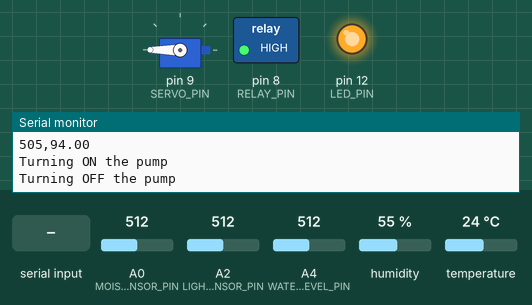
Recording of a sketch running on a simulated Arduino Uno, built with avr-gcc and run on an emulated ATmega328P. On the bench: servo, switched loads named in the sketch (green lamp = pin HIGH), output pins drawn as LEDs (lit = HIGH), the last lines printed to the serial monitor. The test bench sets the inputs (shaded band); at power-on: A0 (MOISTURESENSOR_PIN) = 512, A2 (LIGHTSENSOR_PIN) = 512, A4 (WATERLEVEL_PIN) = 512, humidity 55 %, temperature 24 °C. Pins used as bus, display or sensor lines are not drawn.

Above: at 13.4 s.
13.5 s: "<TEMP,90>" received over Serial
At 22.0 s:
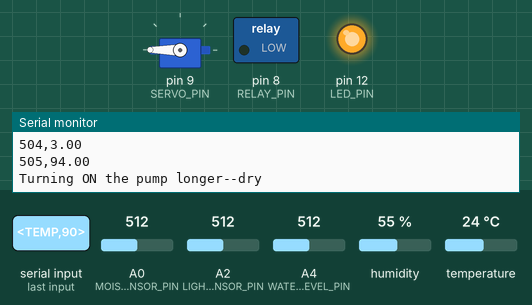
At 27.4 s:
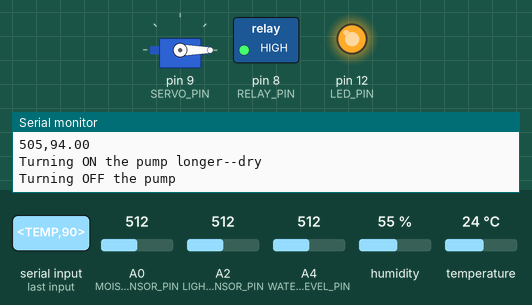
27.5 s: "<TEMP,,45>" received over Serial
At 33.5 s:
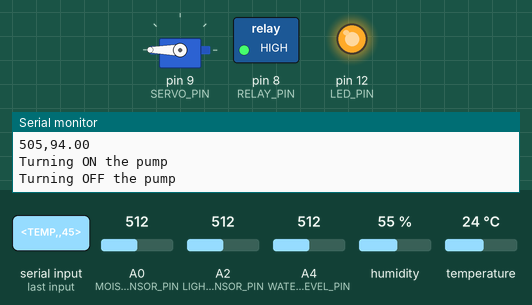
34.5 s: A0 (MOISTURESENSOR_PIN) set to 436
43.6 s: A0 (MOISTURESENSOR_PIN) set to 415
Timing chart, 0 to 46.6 s (numbered marks = the images above; inputs shaded):
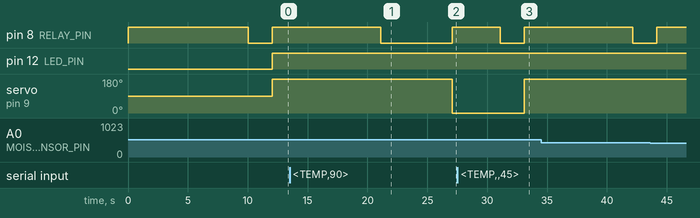

The sketch:

arduino_code_temp__.ino
```cpp
#include <DHT.h>
#include <Servo.h>

#define LIGHTSENSOR_PIN    A2   // SEN0043 TEMT600 ANALOG AMBIENT LIGHT SENSOR
#define dhtPin 2
#define dhtType DHT11
#define RELAY_PIN 8             // 5V relay connected to submersible water pump
#define MOISTURESENSOR_PIN A0   // SEN0193 ANALOG CAPACITIVE SOIL MOISTURE SENSOR
#define WATERLEVEL_PIN     A4
#define WATERLEVEL_POWER_PIN 7  // The water level sensor shouldn't be powered constantly
#define SERVO_PIN 9
#define LED_PIN 12


#define tempCODE         501
#define humidCODE        502
#define luminCODE        503
#define moistureCODE     504
#define waterlevelCODE   505

#define MIN_MOISTURE 35

DHT dht(dhtPin, dhtType);

float temp, humid, lumin, moist, water;
float moisture_level, moisture_percentage, water_level, water_percentage, lumin_level, lumin_percentage;

const int open_air_reading = 520;  // Calibration data 1: readings when sensor is exposed to air
const int water_reading = 260;     // Calibration data 2: readings when sensor is exposed to water

const int no_water = 0;            // Calibration data 3: readings when the water level sensor is dry
const int full_water = 540;        // Calibration data 4: readings when the water level sensor is fully immersed

int min_moisture = 0;
int mean_temperature = 0;
Servo myServo;

unsigned long previousMillis = 0;
const long interval = 10000; // 10 seconds interval

void setup() {
  Serial.begin(9600);
  pinMode(LIGHTSENSOR_PIN, INPUT);
  pinMode(MOISTURESENSOR_PIN, INPUT);
  pinMode(RELAY_PIN, OUTPUT);
  pinMode(WATERLEVEL_POWER_PIN, OUTPUT);
  // pinMode(SERVO_PIN, OUTPUT);
  pinMode(LED_PIN, OUTPUT);


  myServo.attach(SERVO_PIN);  // Attach the servo to the defined pin

  digitalWrite(RELAY_PIN, HIGH); // stop the pump initially
  digitalWrite(WATERLEVEL_POWER_PIN, LOW); // stop the power to the water level sensor
  dht.begin();
}

void loop() {
  unsigned long currentMillis = millis();

  // Check for incoming serial data from ESP8266
  if (Serial.available() > 0) {
    String data = Serial.readStringUntil('>');  // Read until the closing '>'
    if (data.startsWith("<TEMP,")) {
      int commaIndex = data.indexOf(',');
      String meanTempStr = data.substring(commaIndex + 1, data.length()); // Extract the value after the comma
      mean_temperature = meanTempStr.toInt();  // Convert to integer
      Serial.println("Received mean Temp: " + String(mean_temperature));
    }
  }

  // Non-blocking delay for sensor readings
  if (currentMillis - previousMillis >= interval) {
    previousMillis = currentMillis;

    // Read and send sensor data
    temp = dht.readTemperature();
    humid = dht.readHumidity();

    // Send temperature and humidity
    if (!isnan(temp) && !isnan(humid)) {
      Serial.print(tempCODE);
      Serial.print(",");
      Serial.println(temp);

      Serial.print(humidCODE);
      Serial.print(",");
      Serial.println(humid);
    }

    // Luminosity
    lumin_level = analogRead(LIGHTSENSOR_PIN);
    lumin_percentage = map(lumin_level, 0, 1023, 0, 100);

    if (lumin_percentage >= 0 && lumin_percentage <= 100) {
      Serial.print(luminCODE);
      Serial.print(",");
      Serial.println(lumin_percentage);
    }

    // Soil moisture
    moisture_level = analogRead(MOISTURESENSOR_PIN);
    moisture_percentage = map(moisture_level, open_air_reading, water_reading, 0, 100);

    if (moisture_percentage >= 0 && moisture_percentage <= 100) {
      Serial.print(moistureCODE);
      Serial.print(",");
      Serial.println(moisture_percentage);
    }

    // Water level
    digitalWrite(WATERLEVEL_POWER_PIN, HIGH);
    delay(20);
    water_level = analogRead(WATERLEVEL_PIN);
    digitalWrite(WATERLEVEL_POWER_PIN, LOW);
    water_percentage = map(water_level, no_water, full_water, 0, 100);


    if (water_percentage >= 0 && water_percentage <= 100) {
      Serial.print(waterlevelCODE);
      Serial.print(",");
      Serial.println(water_percentage);
    }

    // Water pump and servo motor control based on moisture and temperature
    if (moisture_percentage <= MIN_MOISTURE){
      if(mean_temperature >= 11){
        Serial.println("Turning ON the pump longer--dry");
        digitalWrite(RELAY_PIN, LOW);  // Turn pump ON
        delay(6000);                   // Pump ON for 6 seconds -- longer since it's dry
        digitalWrite(RELAY_PIN, HIGH);   // Turn pump OFF
        Serial.println("Turning OFF the pump");
        myServo.write(0);               // Close the roof
      } else {
        Serial.println("Turning ON the pump");
        digitalWrite(RELAY_PIN, LOW);  // Turn pump ON
        delay(2000);                   // Pump ON for 2 seconds
        digitalWrite(RELAY_PIN, HIGH);   // Turn pump OFF
        myServo.write(180);             // Open the roof
        Serial.println("Turning OFF the pump");
        digitalWrite(LED_PIN, HIGH);  // turn on heating inside
        delay(9000);
      }
    }
  }
}
```

Measured:
- after the input at 13.5 s, servo on pin 9 (SERVO_PIN): 180° → 0° after 13.6 s
- after the input at 27.5 s, servo on pin 9 (SERVO_PIN): 0° → 180° after 5.6 s
